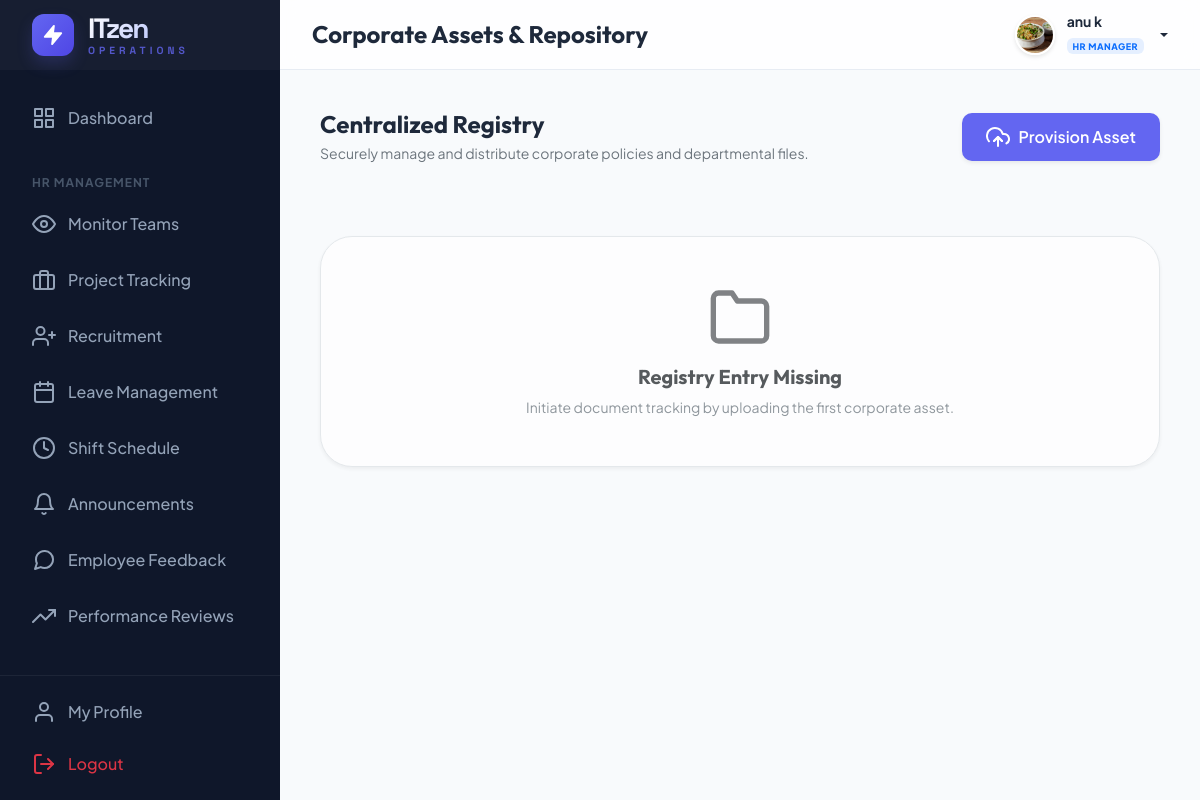
Screenshot of /hr/documents/ (signed in) with the database file from the repository.
### management/models.py (models this page shows, shortened)
class CustomUser(AbstractUser):
    ROLE_CHOICES = (
        ('ADMIN', 'Admin'),
        ('HR', 'HR Manager'),
        ('EMPLOYEE', 'Employee'),
    )
    DEPT_CHOICES = (
        ('DEVELOPMENT', 'Software Development'),
        ('DESIGN', 'UI/UX Design'),
        ('QA', 'Quality Assurance'),
        ('HR', 'Human Resources'),
        ('MARKETING', 'Digital Marketing'),
        ('SALES', 'Sales & Business'),
        ('SUPPORT', 'IT Support & Security'),
    )
    LEVEL_CHOICES = (
        ('JUNIOR', 'Junior Level (Level 1)'),
        ('INTERMEDIATE', 'Intermediate (Level 2)'),
        ('SENIOR', 'Senior Level (Level 3)'),
        ('LEAD', 'Lead Level (Level 4)'),
        ('EXPERT', 'Expert Level (Level 5)'),
    )
    role = models.CharField(max_length=20, choices=ROLE_CHOICES, default='EMPLOYEE')
    phone = models.CharField(max_length=15, blank=True, null=True)
    profile_pic = models.ImageField(upload_to='profile_pics/', blank=True, null=True)
    department = models.CharField(max_length=50, choices=DEPT_CHOICES, blank=True, null=True)
    designation = models.CharField(max_length=100, blank=True, null=True)
    level = models.CharField(max_length=20, choices=LEVEL_CHOICES, default='JUNIOR')
    date_of_joining = models.DateField(blank=True, null=True)
    def is_admin(self):
        return self.role == 'ADMIN' or self.is_superuser
    def is_hr(self):
        return self.role == 'HR'
    def is_employee(self):
        return self.role == 'EMPLOYEE' and not self.is_superuser and not self.role == 'HR'

### management/views.py (the view, shortened to what this page needs)
# urls.py: path('hr/documents/', views.hr_documents, name='hr_documents'),
@login_required
def hr_documents(request):
    if not (request.user.is_hr() or request.user.is_admin()): return redirect('dashboard')
    docs = Document.objects.all()
    return render(request, 'hr/documents.html', {'docs': docs})

### templates/hr/documents.html (shortened to what this page needs)
{% extends 'base.html' %}
{% block page_title %}Corporate Assets & Repository{% endblock %}
{% block content %}
<div class="d-flex justify-content-between align-items-center mb-4">
    <div>
        <h4 class="fw-bold mb-1">Centralized Registry</h4>
        <p class="text-secondary small mb-0">Securely manage and distribute corporate policies and departmental files.
        </p>
    </div>
    <button class="btn btn-primary d-flex align-items-center gap-2 px-4 shadow-sm" data-bs-toggle="modal"
        data-bs-target="#uploadDocModal">
        <i data-feather="upload-cloud"></i> Provision Asset
    </button>
</div>
<div class="row g-4">
    {% for doc in docs %}
    <div class="col-md-6 col-lg-4 col-xl-3">
        <div class="card h-100 border-0 shadow-sm overflow-hidden card-hover">
            <div class="card-body p-4 text-center">
                <div class="bg-info bg-opacity-10 p-3 rounded-4 d-inline-block mb-3 text-info">
                    <i data-feather="file-text" style="width: 32px; height: 32px;"></i>
                </div>
                <h6 class="fw-bold text-dark mb-1 text-truncate" title="{{ doc.title }}">{{ doc.title }}</h6>
                <div class="d-flex align-items-center justify-content-center gap-2 mb-4">
                    <span class="small text-muted">by</span>
                    <span class="badge bg-light text-dark fw-bold border">{{ doc.employee.username }}</span>
                </div>
                <a href="{{ doc.file.url }}"
                    class="btn btn-dark w-100 rounded-pill fw-bold py-2 d-flex align-items-center justify-content-center gap-2"
                    target="_blank">
                    <i data-feather="download" class="icon-sm"></i> Access File
                </a>
            </div>
        </div>
    </div>
    {% empty %}
    <div class="col-12 text-center py-5">
        <div class="py-5 bg-white rounded-5 shadow-sm border border-dashed opacity-75">
            <i data-feather="folder" class="mb-3 text-muted" style="width: 64px; height: 64px;"></i>
            <h5 class="text-dark fw-bold">Registry Entry Missing</h5>
            <p class="text-secondary small mb-0">Initiate document tracking by uploading the first corporate asset.</p>
        </div>
    </div>
    {% endfor %}
</div>
{% endblock %}

### templates/base.html (shortened to what this page needs)
{% load static %}
<!DOCTYPE html>
<html lang="en">
<head>
    <link href="https://cdn.jsdelivr.net/npm/bootstrap@5.3.2/dist/css/bootstrap.min.css" rel="stylesheet">
</head>
<body>
    <aside class="sidebar" id="sidebar">
        <div class="sidebar-header">
            <a href="{% url 'dashboard' %}" class="sidebar-logo">
                <div class="logo-circle">
                    <i data-feather="zap" style="width: 22px; height: 22px; fill: #fff;"></i>
                </div>
                <div class="logo-text">
                    <span class="logo-main">ITzen</span>
                    <span class="logo-sub">Operations</span>
                </div>
            </a>
        </div>
        <nav class="sidebar-nav">
            <ul class="nav-list">
                <li class="nav-item">
                    <a href="{% url 'dashboard' %}"
                        class="nav-link {% if request.resolver_match.url_name == 'dashboard' %}active{% endif %}">
                        <i data-feather="grid"></i> Dashboard
                    </a>
                </li>
                {% if user.is_hr %}
                <li class="nav-caption">HR Management</li>
                <li class="nav-item">
                    <a href="{% url 'hr_monitor' %}" class="nav-link">
                        <i data-feather="eye"></i> Monitor Teams
                    </a>
                </li>
                <li class="nav-item">
                    <a href="{% url 'hr_track_projects' %}" class="nav-link">
                        <i data-feather="briefcase"></i> Project Tracking
                    </a>
                </li>
                <li class="nav-item">
                    <a href="{% url 'hr_recruitment' %}" class="nav-link">
                        <i data-feather="user-plus"></i> Recruitment
                    </a>
                </li>
                <li class="nav-item">
                    <a href="{% url 'hr_leave_management' %}" class="nav-link">
                        <i data-feather="calendar"></i> Leave Management
                    </a>
                </li>
                <li class="nav-item">
                    <a href="{% url 'hr_shifts' %}" class="nav-link">
                        <i data-feather="clock"></i> Shift Schedule
                    </a>
                </li>
                <li class="nav-item">
                    <a href="{% url 'hr_announcements' %}" class="nav-link">
                        <i data-feather="bell"></i> Announcements
                    </a>
                </li>
                <li class="nav-item">
                    <a href="{% url 'hr_manage_feedback' %}" class="nav-link">
                        <i data-feather="message-circle"></i> Employee Feedback
                    </a>
                </li>
                <li class="nav-item">
                    <a href="{% url 'hr_performance_reviews' %}" class="nav-link">
                        <i data-feather="trending-up"></i> Performance Reviews
                    </a>
                </li>
                {% endif %}
            </ul>
        </nav>
        <div class="sidebar-footer">
            <a href="{% url 'employee_profile' %}" class="nav-link mb-1">
                <i data-feather="user"></i> My Profile
            </a>
            <a href="{% url 'logout' %}" class="nav-link text-danger">
                <i data-feather="log-out"></i> Logout
            </a>
        </div>
    </aside>
    <div class="main-wrapper">
        <header class="header">
            <div class="d-flex align-items-center">
                <h4 class="mb-0 fw-bold">{% block page_title %}Overview{% endblock %}</h4>
            </div>
            <div class="d-flex align-items-center gap-3">
                <div class="dropdown">
                    <a href="#" class="user-dropdown-toggle dropdown-toggle" data-bs-toggle="dropdown">
                        <img src="{% if user.profile_pic %}{{ user.profile_pic.url }}{% else %}https://ui-avatars.com/api/?name={{ user.username }}&background=6366f1&color=fff{% endif %}"
                            alt="user" class="avatar-img">
                        <div class="d-none d-md-block text-start">
                            <div class="small fw-bold lh-1 mb-1">{{ user.get_full_name|default:user.username }}</div>
                            <span class="badge bg-primary bg-opacity-10 text-primary border-0"
                                style="font-size: 9px; letter-spacing: 0.5px; text-transform: uppercase; font-weight: 800;">
                                {{ user.get_role_display|default:user.role }}
                            </span>
                        </div>
                    </a>
                </div>
            </div>
        </header>
        <main class="content-area">
            {% block content %}{% endblock %}
        </main>
    </div>
</body>
</html>

### templates/base.html (style rules this page uses)
:root { --primary: #6366f1; --primary-dark: #4f46e5; --secondary: #64748b; --accent: #f43f5e; --bg-body: #f8fafc; --bg-sidebar: #0f172a; --text-main: #1e293b; --glass-bg: rgba(255, 255, 255, 0.8); --sidebar-width: 280px; --header-height: 70px; --card-shadow: 0 10px 15px -3px rgba(0, 0, 0, 0.1), 0 4px 6px -2px rgba(0, 0, 0, 0.05); --transition: all 0.3s cubic-bezier(0.4, 0, 0.2, 1); }
body { font-family: 'Plus Jakarta Sans', sans-serif; background-color: var(--bg-body); color: var(--text-main); margin: 0; overflow-x: hidden; }
h1, h2, h3, h4, h5, h6 { font-family: 'Outfit', sans-serif; font-weight: 600; }
.sidebar { width: var(--sidebar-width); height: 100vh; background-color: var(--bg-sidebar); position: fixed; left: 0; top: 0; z-index: 1000; transition: var(--transition); color: #94a3b8; display: flex; flex-direction: column; }
.sidebar-nav { flex: 1; overflow-y: auto; overflow-x: hidden; scrollbar-width: thin; scrollbar-color: rgba(255, 255, 255, 0.08) transparent; }
.sidebar-footer { border-top: 1px solid rgba(255, 255, 255, 0.06); padding: 0.75rem 1rem; flex-shrink: 0; }
.sidebar-header { height: var(--header-height); display: flex; align-items: center; padding: 0 2rem; background: rgba(255, 255, 255, 0.03); }
.sidebar-logo { color: #fff; font-family: 'Space Grotesk', sans-serif; font-size: 1.75rem; font-weight: 800; text-decoration: none; display: flex; align-items: center; gap: 14px; transition: var(--transition); }
.logo-text { display: flex; flex-direction: column; line-height: 1; }
.logo-main { letter-spacing: -2px; background: linear-gradient(135deg, #fff 0%, #a5b4fc 100%); -webkit-background-clip: text; background-clip: text; -webkit-text-fill-color: transparent; }
.logo-sub { font-size: 0.65rem; text-transform: uppercase; letter-spacing: 4px; color: var(--primary); font-weight: 700; margin-top: 4px; opacity: 0.8; }
.logo-circle { width: 42px; height: 42px; background: linear-gradient(135deg, var(--primary) 0%, var(--primary-dark) 100%); border-radius: 12px; display: flex; align-items: center; justify-content: center; position: relative; box-shadow: 0 8px 16px rgba(99, 102, 241, 0.2); overflow: hidden; }
.logo-circle::after { content: ''; position: absolute; inset: 0; background: linear-gradient(45deg, transparent, rgba(255, 255, 255, 0.2), transparent); transform: translateX(-100%); transition: 0.5s; }
.nav-list { list-style: none; padding: 1.5rem 1rem; margin: 0; }
.nav-item { margin-bottom: 0.5rem; }
.nav-link { display: flex; align-items: center; padding: 0.75rem 1rem; color: #94a3b8; text-decoration: none; border-radius: 12px; transition: var(--transition); gap: 12px; font-weight: 500; }
.nav-caption { font-size: 0.75rem; text-transform: uppercase; letter-spacing: 1px; font-weight: 700; color: #475569; padding: 1.5rem 1rem 0.5rem; }
.main-wrapper { margin-left: var(--sidebar-width); min-height: 100vh; transition: var(--transition); }
.header { height: var(--header-height); background: var(--glass-bg); backdrop-filter: blur(10px); border-bottom: 1px solid rgba(226, 232, 240, 0.8); position: sticky; top: 0; z-index: 999; display: flex; align-items: center; justify-content: space-between; padding: 0 2rem; }
.content-area { padding: 2.5rem; }
.btn-primary { background: var(--primary); border: none; padding: 0.75rem 1.5rem; border-radius: 10px; font-weight: 600; transition: var(--transition); }
.user-dropdown-toggle { display: flex; align-items: center; gap: 12px; text-decoration: none; color: var(--text-main); font-weight: 600; }
.avatar-img { width: 40px; height: 40px; border-radius: 50%; object-fit: cover; border: 2px solid #fff; box-shadow: 0 2px 4px rgba(0, 0, 0, 0.1); }

### rows the page displays
CustomUser: profile_pic (picture), get_full_name "anu k", role "HR MANAGER"
